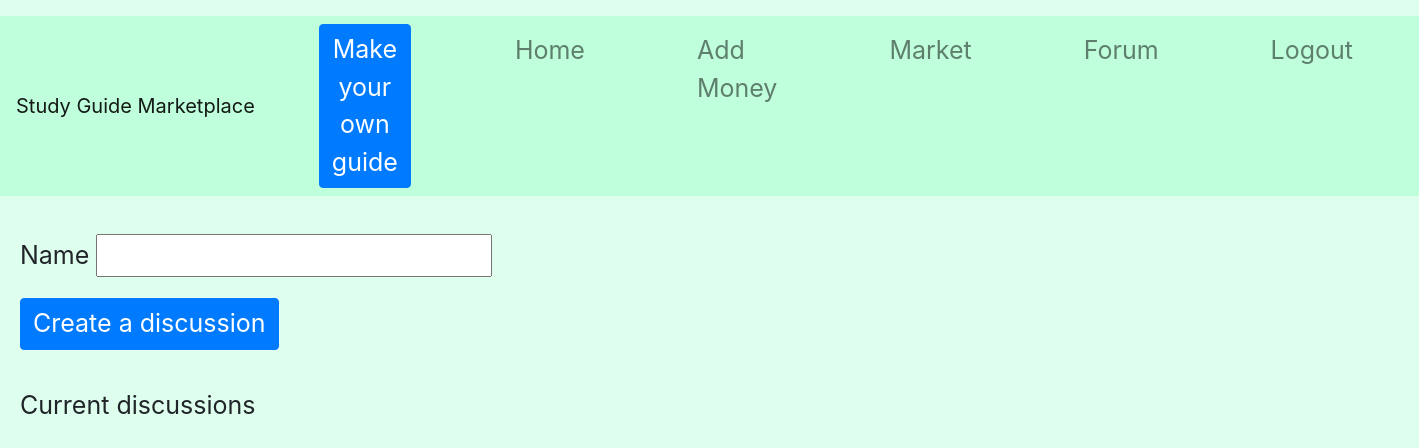
The page /forum (signed in) on the database as committed earlier.
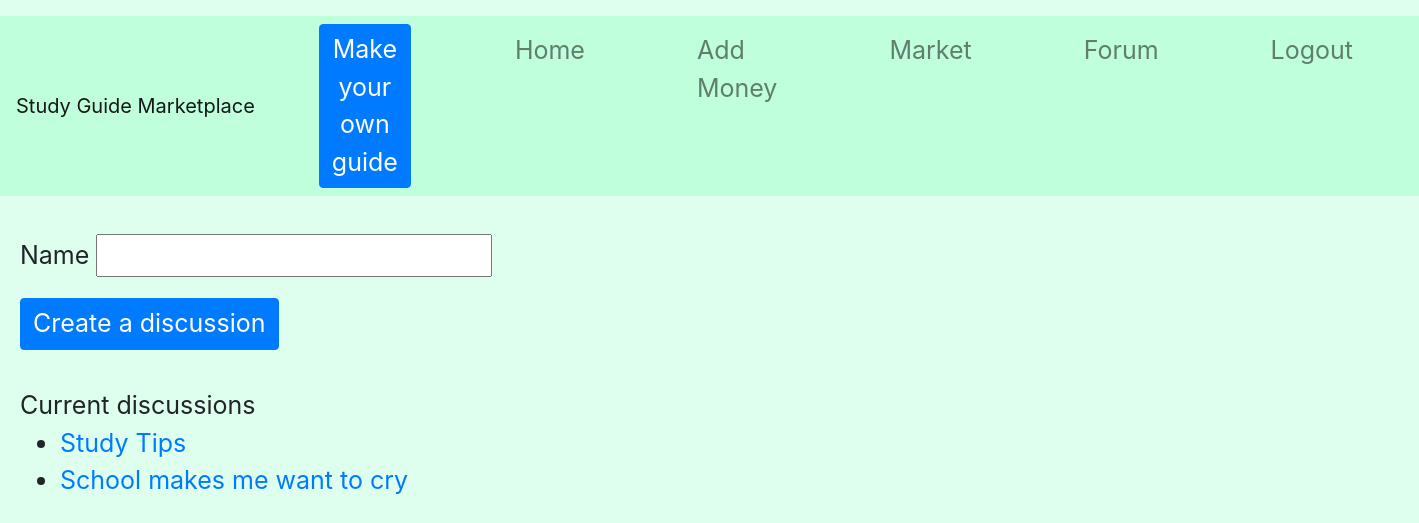
The same page on the database as committed later.
### tables this page shows
CREATE TABLE discussions(id INTEGER, name TEXT);

### app/__init__.py (the view)
    def login_check(*args, **kwargs):
        if 'username' not in session:
            return redirect(url_for("login"))
        return route_function(*args, **kwargs)

### app/__init__.py (called while the page is built)
def protected(route_function):
    def login_check(*args, **kwargs):
        if 'username' not in session:
            return redirect(url_for("login"))
        return route_function(*args, **kwargs)
    login_check.__name__ = route_function.__name__
    return login_check

@app.route("/forum")
@protected
def forum():
    if len(request.args) == 1:
        if request.args["title"] == "":
            flash("Do not leave the name blank")
        else:
            ops.create_discussion(request.args["title"])
    return render_template("forum.html", discussions = ops.get_discussions())

### app/utl/ops.py (called while the page is built)
def get_discussions():
    db = sqlite3.connect(DB_FILE)
    c = db.cursor()
    disc = {}
    c.execute("SELECT * FROM discussions;")
    g = c.fetchall()
    for row in g:
        into = []
        into.append(row[1])
        disc[row[0]] = into
    c.execute("SELECT * FROM talk;")
    g = c.fetchall()
    for row in g:
        app = {}
        app[row[1]] = row[2]
        disc[row[0]].append(app)
    db.close()
    return disc

### app/templates/forum.html (shortened to what this page needs)
{% extends "base.html" %}
{% block body %}
  <br>
  <form action="/forum">
    <div class="form-group">
      <label>Name</label>
      <input type="text" name="title">
    </div>
    <button type="submit" class="btn btn-primary" href="/starttalk">Create a discussion</button>
    <br>
  </form>
  <br>
  Current discussions
  <ul>
  {% for d in discussions %}
    <li>
      <a href={{"/talk/"+(d|string)}}>{{discussions[d][0]}}</a>
    </li>
  {% endfor %}
  </ul>
{% endblock %}

Rows that differ between the two databases and show on the page:
added discussions: name "Study Tips"
added discussions: name "School makes me want to cry"
